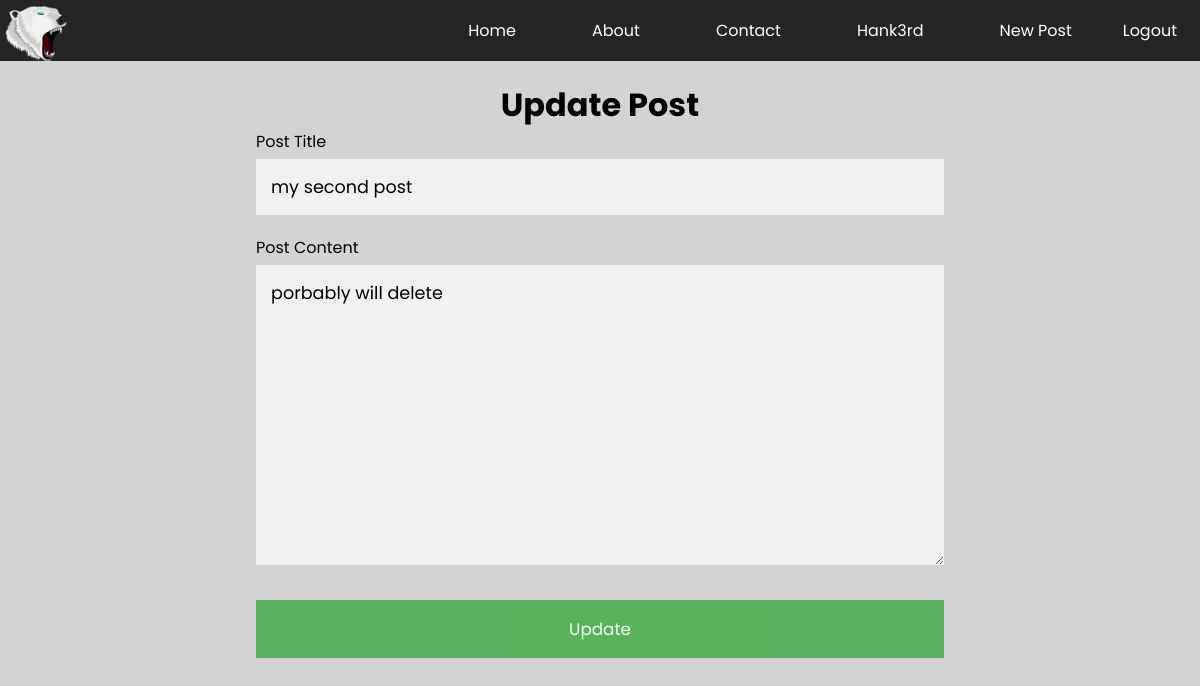
The app's page /post/8/update (signed in) with its own data.
### flaskblog/model.py (models this page shows, shortened)
class User(db.Model, UserMixin):
    id = db.Column(db.Integer, primary_key=True)
    username = db.Column(db.String(20), nullable=False, unique=True)
    email = db.Column(db.String(210), nullable=False, unique=True)
    password = db.Column(db.String(60), nullable=False)
    profile_img = db.Column(
        db.String(20), nullable=False, default='default.jpg')
    posts = db.relationship("Post", backref='author', lazy=True)

class Post(db.Model):
    id = db.Column(db.Integer, primary_key=True)
    title = db.Column(db.String(250), nullable=False)
    post_date = db.Column(db.DateTime, nullable=False,
                          default=datetime.utcnow)
    content = db.Column(db.Text, nullable=False)
    user_id = db.Column(db.Integer, db.ForeignKey('user.id'), nullable=False)

### flaskblog/posts/routes.py (the view)
@posts.route("/post/<int:post_id>/update", methods=['GET', 'POST'])
@login_required
def update_post(post_id):
    post = Post.query.get_or_404(post_id)
    if post.author != current_user:
        abort(403)
    form = PostForm()
    if form.validate_on_submit():
        post.title = form.title.data
        post.content = form.content.data
        db.session.commit()
        flash('Post updated', 'success')
        return redirect(url_for('posts.post', post_id=post_id))
    elif request.method == "GET":
        form.submit.label.text = "Update"
        form.title.data = post.title
        form.content.data = post.content
    return render_template('newPost.html', form=form, legend="Update Post")

### flaskblog/posts/forms.py
class PostForm(FlaskForm):
    title = StringField('Post Title', validators=(
        [DataRequired(), Length(min=1, max=250)]))
    content = TextAreaField('Post Content', validators=([DataRequired()]))
    submit = SubmitField('Post')

### flaskblog/model.py (called while the page is built)
@login_manager.user_loader
def load_user(user_id):
    return User.query.get(int(user_id))

### flaskblog/templates/newPost.html (shortened to what this page needs)
{%extends "layout.html"%} {% block title%} {{legend}} {% endblock title%} {% block
style%}
<link
    rel="stylesheet"
    href="{{ url_for('static', filename='styles/inputs.css') }}"
/>
<link
    rel="stylesheet"
    href="{{ url_for('static', filename='styles/newPost.css') }}"
/>
{%endblock style%} {%block main%}
<h1>{{legend}}</h1>
<div class="input-container">
    <form action="" method="post">
        <div class="title-container feild">
            {{form.title.label(class='title-label')}} {%if form.title.errors%}
            {{form.title(class='user-label input-error', autocomplete='off')}} {%for
            error in form.title.errors%}
            <span class="error-msg">{{error}}</span>
            {% endfor %} {%else%} {{form.title(class='title', autocomplete='off')}}
            {%endif%}
        </div>
        <div class="content feild">
            {{form.content.label(class='user-label')}} {%if form.content.errors%}
            {{form.content(class='user-label input-error')}} {%for error in
            form.content.errors%}
            <span class="error-msg">{{error}}</span>
            {% endfor %} {%else%} {{form.content(class='content')}} {%endif%}
        </div>
        {{form.submit(class='postbtn registerbtn')}}
    </form>
</div>
{%endblock main%}

### flaskblog/templates/layout.html (shortened to what this page needs)
<!DOCTYPE html>
<html lang="en">
    <head>
        <link
            rel="stylesheet"
            href="{{ url_for('static', filename='styles/main.css') }}"
        />
        {% block style %} {% endblock style%}
    </head>
    <body>
        <nav>
            <a href="/home">
                <img
                    src="{{ url_for('static', filename='images/logo1v2.png') }}"
                    alt="Polar Code Logo"
                    class="logo"
                />
            </a>
            <ul class="links">
                <li class="link"><a href="{{url_for('main.home')}}">Home</a></li>
                <li class="link"><a href="{{url_for('main.about')}}">About</a></li>
                <li class="link">
                    <a href="{{url_for('main.contact')}}">Contact</a>
                </li>
                {%if current_user.is_authenticated %}
                <li class="link">
                    <a href="{{url_for('users.account')}}"
                        >{{current_user.username}}</a
                    >
                </li>
                <li class="link">
                    <a href="{{url_for('posts.new_post')}}">New Post</a>
                </li>
                <li class="link last">
                    <a href="{{url_for('users.logout')}}">Logout</a>
                </li>
                {%else%}
                <li class="link"><a href="{{url_for('users.login')}}">Login</a></li>
                <li class="link last">
                    <a href="{{url_for('users.regester')}}">Regester</a>
                </li>
                {%endif%}
            </ul>
        </nav>
        <main>{% block main %} {%endblock main%}</main>
    </body>
</html>

### flaskblog/static/styles/main.css (style rules this page uses)
* { margin: 0; padding: 0; box-sizing: border-box; font-family: "Poppins", sans-serif; }
body { background-color: #d3d3d3; }
nav { display: flex; padding: 10px; background-color: #252525; justify-content: space-between; position: relative; }
.links { list-style: none; display: flex; align-items: center; justify-content: space-between; font-size: 1rem; }
.link { padding: 8px; margin: 0 30px; }
.link > a { color: white; text-decoration: none; }
.last { margin: 0 5px; }
.logo { max-width: 7vw; max-height: 7vh; transform: rotateY(180deg); height: fit-content; position: absolute; top: 5px; left: 5px; }
main { width: 100%; margin: 20px auto; text-align: center; }

### flaskblog/static/styles/inputs.css (style rules this page uses)
.input-container { padding: 16px; padding-top: 0; width: 60%; margin: 0 auto; text-align: start; }
input[type="text"], input[type="password"] { width: 100%; padding: 15px; margin: 5px 0 0px 0; display: inline-block; border: none; background: #f1f1f1; font-size: 1.1em; }
.registerbtn { background-color: #4caf50; color: white; padding: 16px 20px; margin: 8px 0; border: none; cursor: pointer; width: 100%; opacity: 0.9; font-size: 1.05em; }
a { color: dodgerblue; }
.feild { margin-bottom: 20px; }

### flaskblog/static/styles/newPost.css (style rules this page uses)
textarea { width: 100%; padding: 15px; margin: 5px 0 0px 0; display: inline-block; border: none; background: #f1f1f1; font-size: 1.1em; }
textarea { height: 300px; resize: vertical; }

### records on screen
User: username "Hank3rd"
Post: title "my second post", content "porbably will delete"

### other values on screen
{{ legend }} "Update Post"
